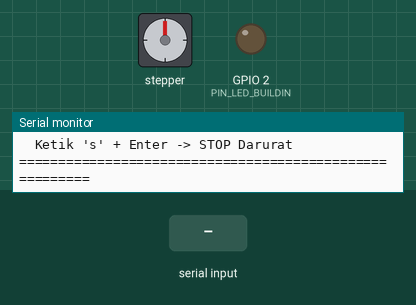
This sketch was run on a simulated ESP32. Shown: stepper motor, output pins drawn as LEDs (lit = HIGH), the last lines printed to the serial monitor. The inputs (shaded band) are chosen by the test bench. Stepper angles assume 200 steps per turn.

Above: at 1.7 s.
1.8 s: "1" received over Serial
At 1.95 s:
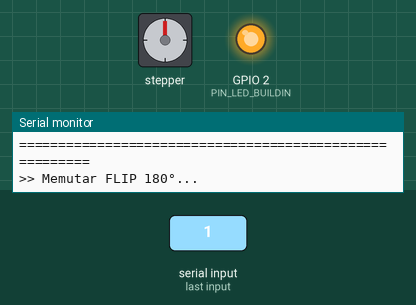
4.8 s: "s" received over Serial
At 4.95 s:
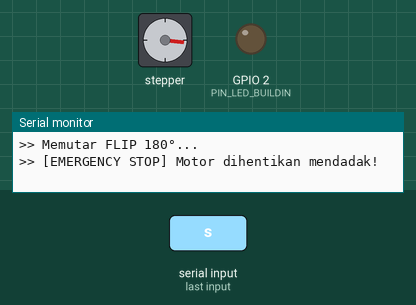
7.8 s: "0" received over Serial
At 7.95 s:
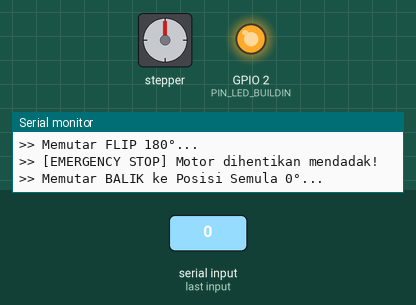
10.8 s: "a" received over Serial
At 10.95 s:
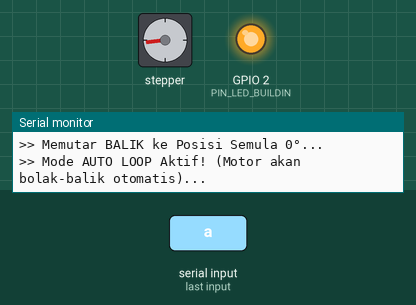
13.8 s: "S" received over Serial
At 16.4 s:
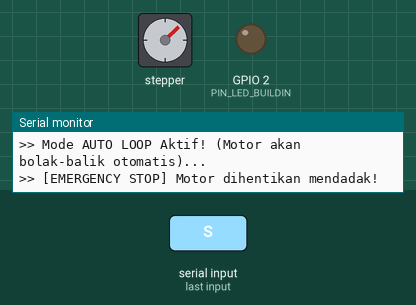
16.8 s: "A" received over Serial
At 16.95 s:
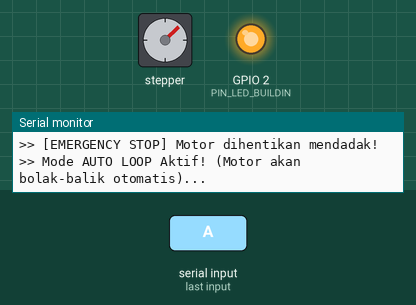
Timing chart, 0 to 20.8 s (numbered marks = the images above; inputs shaded):
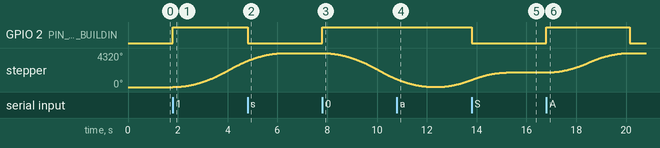

Measured:
- after the input at 1.8 s, GPIO 2 (PIN_LED_BUILDIN): LOW → HIGH at once; stepper: keeps turning clockwise at about 1112°/s, starting at once
- after the input at 4.8 s, GPIO 2 (PIN_LED_BUILDIN): HIGH → LOW after 0.00 s instead of 1.5 s
- after the input at 7.8 s, GPIO 2 (PIN_LED_BUILDIN): LOW → HIGH at once; stepper: keeps turning counter-clockwise at about 1112°/s, starting at once
- after the input at 10.8 s, GPIO 2 (PIN_LED_BUILDIN): stays HIGH (without the input it goes to LOW after 1.5 s)
- after the input at 13.8 s, GPIO 2 (PIN_LED_BUILDIN): HIGH → LOW at once
- after the input at 16.8 s, GPIO 2 (PIN_LED_BUILDIN): LOW → HIGH at once, → LOW 3.3 s later; stepper: turns 2474° clockwise in 3.3 s, starting at once

The sketch:

08_tb6600_nema23_stepper.ino
```cpp
/*==========================================================
  UJI COBA NEMA 23 + TB6600 (KELISTRIKAN USB LAPTOP + PSU 12V)
  ──────────────────────────────────────────────────────────
  Proyek      : Mesin Pencetak Tempe Otomatis v9 (Rotary Flip 180°)

  KELISTRIKAN SISTEM (SANGAT AMAN UNTUK LAPTOP):
    - ESP32       : Ditenagai LANGSUNG dari kabel USB Laptop (5V)
    - TB6600      : Ditenagai LANGSUNG dari PSU 12V 10A (VCC & GND)
    - Step-Down   : TIDAK DIPAKAI (Dilepas dari ESP32)
    - Micro Switch: TIDAK DIPAKAI (Berhenti presisi via pulsa)

  KONEKSI KABEL:
    - ESP32 GPIO 12 -> TB6600 PUL+ (Pulsa Langkah)
    - ESP32 GPIO 14 -> TB6600 DIR+ (Arah Putar)
    - ESP32 GND     -> TB6600 PUL- & DIR- & GND PSU 12V (Common GND)
    - TB6600 ENA    -> KOSONG (Default aktif mengunci torsi)
    - TB6600 A/B    -> 4 Kabel Motor Stepper NEMA 23
  ──────────────────────────────────────────────────────────
  KONTROL SERIAL MONITOR (115200 Baud):
    [ 1 ] Ketik '1' lalu Enter -> Putar Flip 180° (Menuang tempe)
    [ 0 ] Ketik '0' lalu Enter -> Putar Balik ke 0° (Posisi awal)
    [ a ] Ketik 'a' lalu Enter -> Mode Auto Loop Bolak-Balik
    [ s ] Ketik 's' lalu Enter -> Emergency STOP (Berhenti seketika)
==========================================================*/

#include <AccelStepper.h>

// ── Pinout ESP32 ─────────────────────────────────────────
#define PIN_STEPPER_STEP  12
#define PIN_STEPPER_DIR   14
#define PIN_LED_BUILDIN    2   // LED biru bawaan ESP32 (indikator gerak)

// ── Parameter Perhitungan Pulsa Stepper ──────────────────
// NEMA 23 (200 step) × 8 microstep × 3 gear_ratio / 2 = 2400 step (180°)
const long STEPS_180_DEG = 2400;

// Inisialisasi library AccelStepper (mode driver 2-kabel: STEP & DIR)
AccelStepper stepper(AccelStepper::DRIVER, PIN_STEPPER_STEP, PIN_STEPPER_DIR);

bool posisiTerbalik = false;
bool sedangBergerak = false;
bool modeOtomatis   = false;
unsigned long waktuJedaAuto = 0;

void setup() {
  Serial.begin(115200);
  delay(500);

  // Setel LED indikator
  pinMode(PIN_LED_BUILDIN, OUTPUT);
  digitalWrite(PIN_LED_BUILDIN, LOW);

  // Setel Kecepatan & Akselerasi Halus (Bebas Hentakan & Torsi Kuat)
  stepper.setMaxSpeed(1000.0);      // Kecepatan maksimal (step/detik)
  stepper.setAcceleration(500.0);   // Akselerasi bertahap
  stepper.setCurrentPosition(0);

  Serial.println("\n========================================================");
  Serial.println("  MESIN TEMPE v9 — TEST BENCH NEMA 23 & TB6600");
  Serial.println("========================================================");
  Serial.println("[STATUS] ESP32      : Aktif via USB Laptop (Aman)");
  Serial.println("[STATUS] Daya Motor : PSU 12V 10A aktif di TB6600");
  Serial.println("[STATUS] Torsi Motor: MENGUNCI KOKOH (Holding Active)");
  Serial.println("--------------------------------------------------------");
  Serial.println("PERINTAH KONTROL SERIAL MONITOR:");
  Serial.println("  Ketik '1' + Enter -> Putar Flip 180° (Menuang)");
  Serial.println("  Ketik '0' + Enter -> Putar Balik ke 0° (Semula)");
  Serial.println("  Ketik 'a' + Enter -> Mode AUTO LOOP (Bolak-balik)");
  Serial.println("  Ketik 's' + Enter -> STOP Darurat");
  Serial.println("========================================================\n");
}

void loop() {
  // Generator pulsa motor AccelStepper
  stepper.run();

  // Deteksi ketika motor selesai berputar mencapai target
  if (sedangBergerak && stepper.distanceToGo() == 0) {
    sedangBergerak = false;
    digitalWrite(PIN_LED_BUILDIN, LOW); // Matikan LED saat motor diam

    Serial.print("[SUKSES] Motor berhenti di: ");
    Serial.print(stepper.currentPosition());
    Serial.print(" step -> ");
    Serial.println(posisiTerbalik ? "CETAKAN TERBALIK 180°" : "POSISI AWAL 0°");

    if (modeOtomatis) {
      waktuJedaAuto = millis();
    }
  }

  // Logika Mode Otomatis (jika diaktifkan dengan 'a')
  if (modeOtomatis && !sedangBergerak) {
    if (millis() - waktuJedaAuto > 2500) { // Jeda diam 2.5 detik
      if (posisiTerbalik) {
        jalanKe(0);
        posisiTerbalik = false;
      } else {
        jalanKe(STEPS_180_DEG);
        posisiTerbalik = true;
      }
    }
  }

  // Membaca ketikan perintah dari Serial Monitor
  if (Serial.available()) {
    char cmd = Serial.read();

    if (cmd == '1' && !sedangBergerak) {
      modeOtomatis = false;
      Serial.println("\n>> Memutar FLIP 180°...");
      jalanKe(STEPS_180_DEG);
      posisiTerbalik = true;
    }
    else if (cmd == '0' && !sedangBergerak) {
      modeOtomatis = false;
      Serial.println("\n>> Memutar BALIK ke Posisi Semula 0°...");
      jalanKe(0);
      posisiTerbalik = false;
    }
    else if (cmd == 'a' || cmd == 'A') {
      modeOtomatis = true;
      Serial.println("\n>> Mode AUTO LOOP Aktif! (Motor akan bolak-balik otomatis)...");
      jalanKe(STEPS_180_DEG);
      posisiTerbalik = true;
    }
    else if (cmd == 's' || cmd == 'S') {
      modeOtomatis = false;
      stepper.stop();
      sedangBergerak = false;
      digitalWrite(PIN_LED_BUILDIN, LOW);
      Serial.println("\n>> [EMERGENCY STOP] Motor dihentikan mendadak!");
    }
  }
}

void jalanKe(long targetLangkah) {
  sedangBergerak = true;
  digitalWrite(PIN_LED_BUILDIN, HIGH); // LED menyala saat motor aktif bergerak
  stepper.moveTo(targetLangkah);
}
```
